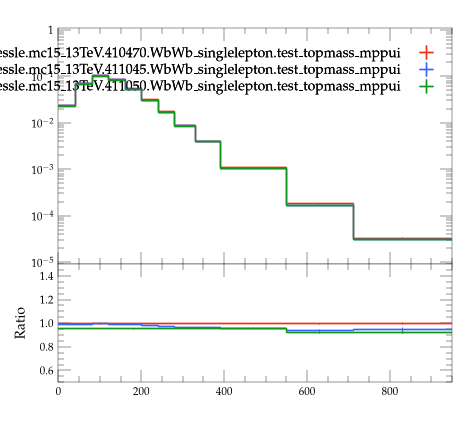

This chart was generated by the following Python code:
#! /usr/bin/env python3

# This Python script was auto-generated using YODA v2.1.2.
# Analysis object: /WbWb_singlelepton/pT_bl
# Timestamp: 07-08-2026 (09:16:02)

import matplotlib as mpl
import matplotlib.pyplot as plt
mpl.use('Agg') # comment out for interactive use
import os
import numpy as np
from numpy import nan, inf

plotDir = os.path.split(os.path.realpath(__file__))[0]
if 'YODA_USER_PLOT_PATH' in globals():
    plot_outdir = globals()['YODA_USER_PLOT_PATH']
else:
    plot_outdir = plotDir

#plot style
plt.style.use(os.path.join(plotDir, '../default.mplstyle'))
# plot metadata
figW, figH = plt.rcParams['figure.figsize']
ax_xLabel = ''
ax_yLabel = ''
ax_title  = ''
ax_xScale = 'linear'
ax_yScale = 'log'
xLims = (0.0, 950.0)
yLims = (9e-06, 1.1)

# TeX-friendly labels for the legend
labels = {
  'legend' : ([ r"user.johessle.mc15\_13TeV.410470.WbWb\_singlelepton.test\_topmass\_mppui", r"user.johessle.mc15\_13TeV.411045.WbWb\_singlelepton.test\_topmass\_mppui", r"user.johessle.mc15\_13TeV.411050.WbWb\_singlelepton.test\_topmass\_mppui" ], r""),
}

# Adjust canvas width and height
canvasW = 10.0
canvasH = 9.0
figW *= canvasW/10.
figH *= canvasH/9.

# Create figure and axis objects
fig, (ax, ratio0_ax) = plt.subplots(2, 1, sharex=True,
                  figsize=(figW,figH), gridspec_kw={'height_ratios': (6.0, 3.0)})

# Set figure margins
plt.subplots_adjust(
    left   = 1.0 * plt.rcParams['figure.subplot.left'],
    right  = 1.0 * plt.rcParams['figure.subplot.right'],
    top    = 1.0 * plt.rcParams['figure.subplot.top'],
    bottom = 1.0 * plt.rcParams['figure.subplot.bottom'])

ratio0_ax.yaxis.set_major_locator(mpl.ticker.MultipleLocator(0.2))
ratio0_ax.set_ylim(0.5, 1.4999)
ratio0_ax.set_ylabel('Ratio')

# the numerical data is stored in a separate file
dataf = dict()
prefix = os.path.split(__file__)[0]
if prefix:    prefix = prefix + '/'
exec(open(prefix+'pT_bl__data.py').read(), dataf)


legend_handles = dict() # keep track of handles for the legend

# style options for curves
# starts at zorder>=5 to draw curve on top of legend
styles = {
  'user.johessle.mc15_13TeV.410470.WbWb_singlelepton.test_topmass_mppui.yoda': {
    'color' : '#EE3311',
    'linestyle' : '-',
    'lineopacity' : 1.0,
    'linewidth' : 1,
    'marker' : 'none',
    'markersize' : 2,
    'capsize' : 0.0,
    'zorder' : 5,
    'histstyle' : 1,
    'drawstyle' : 'steps-pre',
    'xerrorbars' : 1,
    'yerrorbars' : 1,
    'fillcolor' : None,
    'fillopacity' : 1.0,
    'ratio0_linestyle' : '-',
    'ratio0_lineopacity' : 1.0,
    'ratio0_linewidth' : 1,
    'ratio0_marker' : 'none',
    'ratio0_markersize' : 2,
    'ratio0_capsize' : 0.0,
    'ratio0_zorder' : 5,
    'ratio0_histstyle' : 1,
    'ratio0_drawstyle' : 'steps-pre',
    'ratio0_xerrorbars' : 1,
    'ratio0_yerrorbars' : 1,
  },
  'user.johessle.mc15_13TeV.411045.WbWb_singlelepton.test_topmass_mppui.yoda': {
    'color' : '#3366FF',
    'linestyle' : '-',
    'lineopacity' : 1.0,
    'linewidth' : 1,
    'marker' : 'none',
    'markersize' : 2,
    'capsize' : 0.0,
    'zorder' : 6,
    'histstyle' : 1,
    'drawstyle' : 'steps-pre',
    'xerrorbars' : 1,
    'yerrorbars' : 1,
    'fillcolor' : None,
    'fillopacity' : 1.0,
    'ratio0_linestyle' : '-',
    'ratio0_lineopacity' : 1.0,
    'ratio0_linewidth' : 1,
    'ratio0_marker' : 'none',
    'ratio0_markersize' : 2,
    'ratio0_capsize' : 0.0,
    'ratio0_zorder' : 6,
    'ratio0_histstyle' : 1,
    'ratio0_drawstyle' : 'steps-pre',
    'ratio0_xerrorbars' : 1,
    'ratio0_yerrorbars' : 1,
  },
  'user.johessle.mc15_13TeV.411050.WbWb_singlelepton.test_topmass_mppui.yoda': {
    'color' : '#109618',
    'linestyle' : '-',
    'lineopacity' : 1.0,
    'linewidth' : 1,
    'marker' : 'none',
    'markersize' : 2,
    'capsize' : 0.0,
    'zorder' : 7,
    'histstyle' : 1,
    'drawstyle' : 'steps-pre',
    'xerrorbars' : 1,
    'yerrorbars' : 1,
    'fillcolor' : None,
    'fillopacity' : 1.0,
    'ratio0_linestyle' : '-',
    'ratio0_lineopacity' : 1.0,
    'ratio0_linewidth' : 1,
    'ratio0_marker' : 'none',
    'ratio0_markersize' : 2,
    'ratio0_capsize' : 0.0,
    'ratio0_zorder' : 7,
    'ratio0_histstyle' : 1,
    'ratio0_drawstyle' : 'steps-pre',
    'ratio0_xerrorbars' : 1,
    'ratio0_yerrorbars' : 1,
  },
}

# curve from input yoda files in main panel
for label, yvals in dataf['yvals'].items():
    if all(np.isnan(v) for v in dataf['yvals'][label]):
        continue
    tmp = None
    if styles[label]['histstyle']: # draw as histogram
        xpos = dataf['xedges'][label] if styles[label]['drawstyle'] else dataf['xpoints'][label]
        ypos = np.insert(yvals, 0, yvals[0]) if styles[label]['drawstyle'] else yvals
        if styles[label]['fillcolor']: # fill area below curve
            ax.fill_between(xpos, ypos, step='pre',
                            color=styles[label]['fillcolor'],
                            alpha=styles[label]['fillopacity'])
        tmp, = ax.plot(xpos, ypos,
                       color=styles[label]['color'],
                       linestyle=styles[label]['linestyle'],
                       alpha=styles[label]['lineopacity'],
                       linewidth=styles[label]['linewidth'],
                       drawstyle=styles[label]['drawstyle'], solid_joinstyle='miter',
                       zorder=styles[label]['zorder'], label=label)
    tmp = ax.errorbar(dataf['xpoints'][label], yvals,
                      xerr=np.array(dataf['xerrs'][label])*styles[label]['xerrorbars'],
                      yerr=np.array(dataf['yerrs'][label])*styles[label]['yerrorbars'],
                      fmt=styles[label]['marker'], capsize=styles[label]['capsize'],
                      alpha=styles[label]['lineopacity'],
                      markersize=styles[label]['markersize'],
                      ecolor=styles[label]['color'],
                      color=styles[label]['color'], zorder=styles[label]['zorder'])
    tmp[-1][0].set_linestyle(styles[label]['linestyle'])
    tmp[-1][0].set_linewidth(styles[label]['linewidth'])
    if label in dataf['add_legend_handle']:  legend_handles[label] = tmp
    for varLabel in dataf['variation_yvals'].keys():
        if varLabel.startswith(label):
            tmp, = ax.plot(dataf['xedges'][label], dataf['variation_yvals'][varLabel],
                           color=styles[label]['color'],
                           linestyle=styles[label]['linestyle'],
                           linewidth=styles[label]['linewidth'],
                           drawstyle='steps-pre', solid_joinstyle='miter',
                           zorder=styles[label]['zorder'], alpha=0.5)


# plots on ratio panel
# curve from input yoda files in ratio panel
for label, yvals in dataf['ratio0_yvals'].items():
    if all(np.isnan(v) for v in yvals):
        continue
    if styles[label]['ratio0_histstyle']: # plot as histogram
        xpos = dataf['xedges']['user.johessle.mc15_13TeV.410470.WbWb_singlelepton.test_topmass_mppui.yoda'] if styles[label]['ratio0_drawstyle'] else dataf['xpoints']['user.johessle.mc15_13TeV.410470.WbWb_singlelepton.test_topmass_mppui.yoda']
        ypos = np.insert(yvals, 0, yvals[0]) if styles[label]['ratio0_drawstyle'] else yvals
        ratio0_ax.plot(xpos, ypos,
                       color=styles[label]['color'],
                       linewidth=styles[label]['linewidth'],
                       linestyle=styles[label]['ratio0_linestyle'],
                       alpha=styles[label]['ratio0_lineopacity'],
                       drawstyle=styles[label]['ratio0_drawstyle'], zorder=styles[label]['zorder'],
                       solid_joinstyle='miter')
    tmp = ratio0_ax.errorbar(dataf['xpoints']['user.johessle.mc15_13TeV.410470.WbWb_singlelepton.test_topmass_mppui.yoda'], yvals,
                             xerr=np.array(dataf['ref_xerrs'])*styles[label]['ratio0_xerrorbars'],
                             yerr=np.array(dataf['ratio0_yerrs'][label])*styles[label]['ratio0_yerrorbars'],
                             fmt=styles[label]['ratio0_marker'], capsize=styles[label]['ratio0_capsize'],
                             alpha=styles[label]['ratio0_lineopacity'],
                             markersize=styles[label]['ratio0_markersize'],
                             ecolor=styles[label]['color'],
                             color=styles[label]['color'])
    tmp[-1][0].set_linestyle(styles[label]['ratio0_linestyle'])
    tmp[-1][0].set_linewidth(styles[label]['ratio0_linewidth'])

    for varlabel in dataf['ratio0_variation_vals'].keys():
        if varlabel.startswith(label):
            ratio0_ax.plot(dataf['xedges']['user.johessle.mc15_13TeV.410470.WbWb_singlelepton.test_topmass_mppui.yoda'],
                            dataf['ratio0_variation_vals'][varlabel],
                            color=styles[label]['color'],
                            linestyle=styles[label]['linestyle'],
                            linewidth=styles[label]['linewidth'],
                            drawstyle='steps-pre', solid_joinstyle='miter',
                            zorder=1, alpha=0.5)

legend_items = list(legend_handles.values())
ax.add_artist(ax.legend(legend_items,
                        labels['legend'][0],
                        title=labels['legend'][1],
                        alignment='right',
                        loc='upper right',
                        bbox_to_anchor=(1.0, 0.97),markerfirst=False))

# set plot metadata as defined above
ratio0_ax.set_xlabel(ax_xLabel)
ratio0_ax.xaxis.set_label_coords(1., -0.15)
ax.set_ylabel(ax_yLabel, ha='right', va='top')
ax.yaxis.set_label_coords(-0.11, 1.0)
ax.set_title(ax_title, loc='left')
ax.set_xscale(ax_xScale)
ax.set_yscale(ax_yScale)
ratio0_ax.set_yscale('linear')
ax.set_xlim(xLims)
ax.set_ylim(yLims)

# tick formatting
plt.rcParams['xtick.top'] = True
plt.rcParams['ytick.right'] = True
ax.yaxis.set_major_locator(mpl.ticker.LogLocator(base=10.0, numticks=np.inf))
ax.yaxis.set_minor_locator(mpl.ticker.LogLocator(
                           base=10.0, subs=np.arange(0.1, 1, 0.1), numticks=np.inf))
fig.align_ylabels((ax, ratio0_ax))
plt.savefig(os.path.join(plot_outdir, 'pT_bl.pdf'), format='PDF')
plt.savefig(os.path.join(plot_outdir, 'pT_bl.png'), format='PNG')

plt.close(fig)
